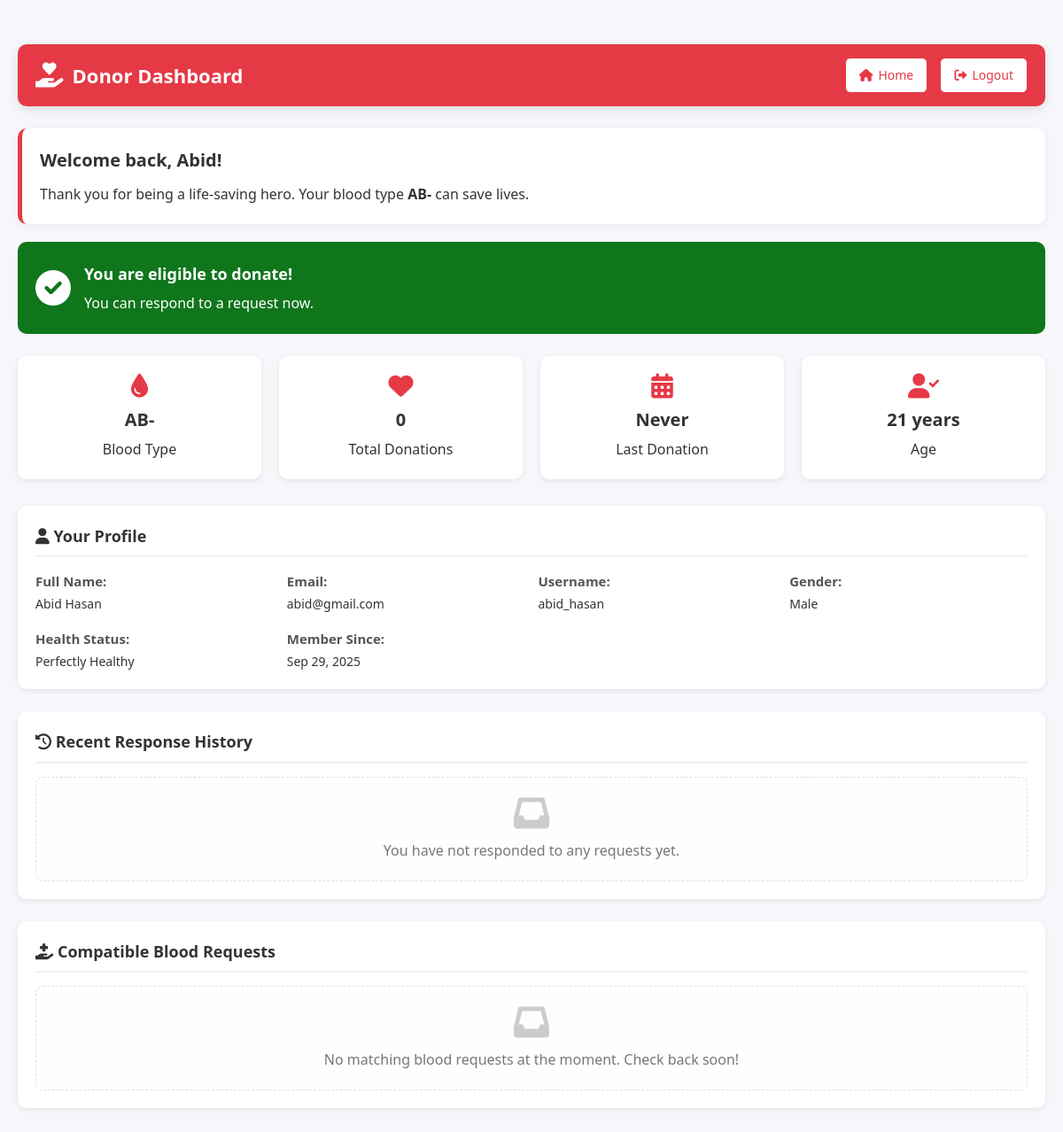
The app's page /donors/dashboard.php (signed in), older data.
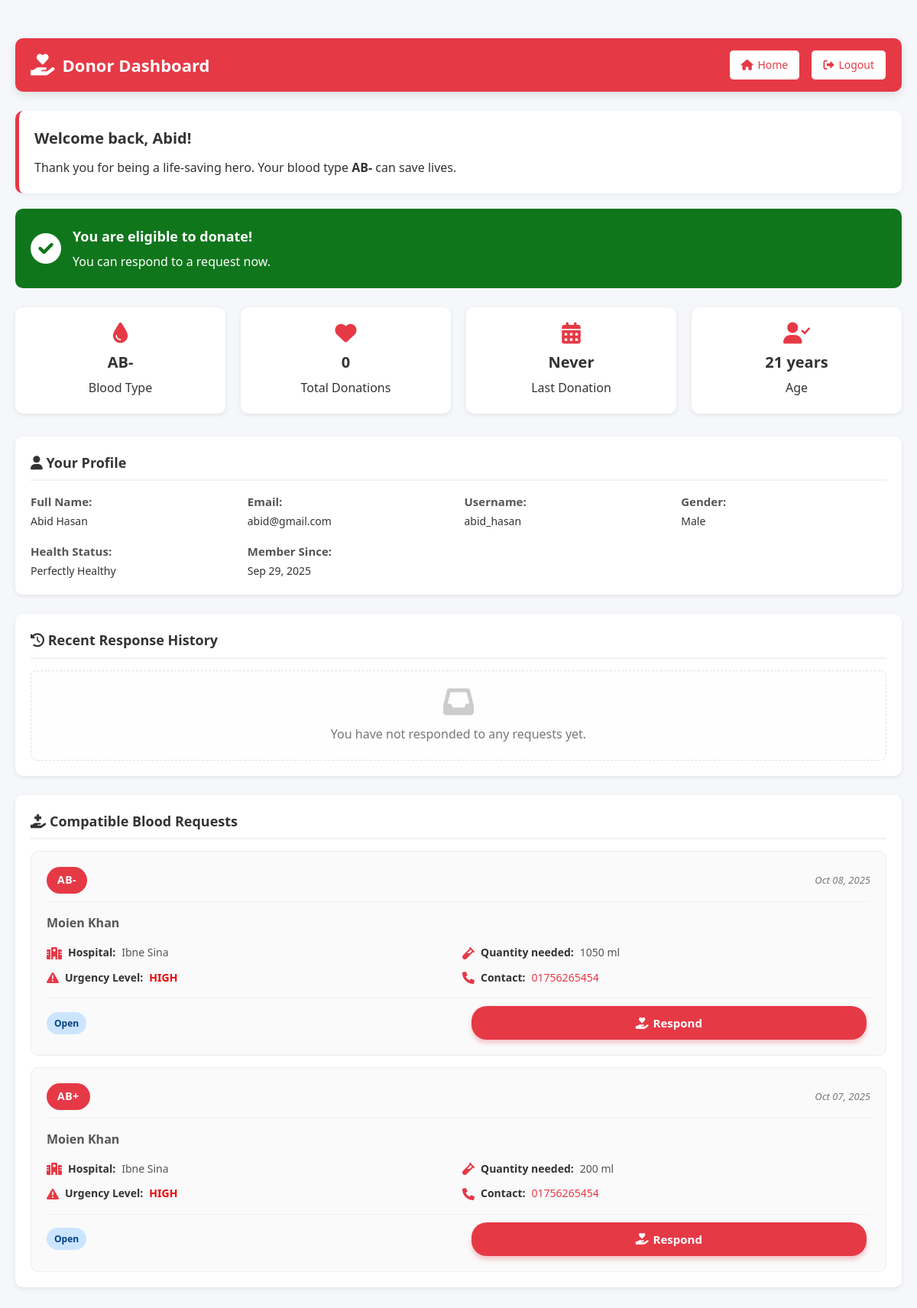
The same page, newer data.
### tables this page shows
CREATE TABLE `donors` (
  `id` int(11) NOT NULL,
  `user_id` int(11) NOT NULL,
  `age` int(11) NOT NULL,
  `blood_type_id` int(11) NOT NULL,
  `gender` enum('Male','Female','Other') NOT NULL,
  `last_donation_date` date DEFAULT NULL,
  `health_status` text DEFAULT NULL,
  `location` varchar(255) DEFAULT NULL,
  `phone` varchar(20) DEFAULT NULL
);

CREATE TABLE `users` (
  `id` int(11) NOT NULL,
  `first_name` varchar(100) NOT NULL,
  `last_name` varchar(100) NOT NULL,
  `username` varchar(50) NOT NULL,
  `password` varchar(255) NOT NULL,
  `email` varchar(100) NOT NULL,
  `role` enum('donor','recipient') NOT NULL,
  `created_at` timestamp NOT NULL DEFAULT current_timestamp()
);

CREATE TABLE `blood_types` (
  `id` int(11) NOT NULL,
  `type` enum('A+','A-','B+','B-','AB+','AB-','O+','O-') NOT NULL
);

CREATE TABLE `requests` (
  `id` int(11) NOT NULL,
  `recipient_id` int(11) NOT NULL,
  `blood_type_id` int(11) NOT NULL,
  `quantity_ml` int(11) NOT NULL,
  `request_date` date NOT NULL,
  `status` enum('Open','Fulfilled','Canceled') NOT NULL
);

CREATE TABLE `recipients` (
  `id` int(11) NOT NULL,
  `user_id` int(11) NOT NULL,
  `blood_type_id` int(11) NOT NULL,
  `urgency_level` enum('Low','Medium','High') NOT NULL,
  `hospital` varchar(100) DEFAULT NULL,
  `phone` varchar(20) DEFAULT NULL
);

### donors/dashboard.php (the view, shortened to what this page needs)
<?php
require_once '../config/db_connection.php';
$user_id = $_SESSION['user_id'];
$user_query = "
    SELECT
        u.first_name, u.last_name, u.username, u.email, u.created_at,
        d.id AS donor_id,
        d.age,
        d.gender,
        d.health_status,
        bt.type AS blood_type,
        d.blood_type_id
    FROM
        users u
    LEFT JOIN
        donors d ON u.id = d.user_id
    LEFT JOIN
        blood_types bt ON d.blood_type_id = bt.id
    WHERE
        u.id = ?
";
$stmt = $conn->prepare($user_query);
$stmt->bind_param("i", $user_id);
$stmt->execute();
$result = $stmt->get_result();
$user = $result->fetch_assoc();
$donor_id = $user['donor_id'];
$donor_blood_type_id = $user['blood_type_id'];
$stats_query = "
    SELECT
        MAX(response_date) AS calculated_last_response_date,
        COUNT(*) AS total_accepted_responses
    FROM responses
    WHERE donor_id = ? AND status = 'Accepted'
";
$stmt = $conn->prepare($stats_query);
$stmt->bind_param("i", $donor_id);
$stmt->execute();
$stats_result = $stmt->get_result();
$stats = $stats_result->fetch_assoc();
$user['calculated_last_response_date'] = $stats['calculated_last_response_date'];
$user['total_accepted_responses'] = $stats['total_accepted_responses'];
$response_history_query = "
    SELECT
        res.response_date,
        res.status,
        req.quantity_ml,
        rec.hospital
    FROM responses res
    JOIN requests req ON res.request_id = req.id
    JOIN recipients rec ON req.recipient_id = rec.id
    WHERE res.donor_id = ?
    ORDER BY res.response_date DESC
    LIMIT 5
";
$stmt = $conn->prepare($response_history_query);
$stmt->bind_param("i", $donor_id);
$stmt->execute();
$response_history_result = $stmt->get_result();
$eligible_for_donation = true;
$requests_query = "
    SELECT
        r.*,
        rec.hospital,
        rec.phone,
        rec.urgency_level,
        rec.user_id AS recipient_user_id,
        u.first_name,
        u.last_name,
        bt.type AS blood_type_needed,
        res.id AS response_id,
        res.status AS response_status
    FROM
        requests r
    JOIN
        recipients rec ON r.recipient_id = rec.id
    JOIN
        users u ON rec.user_id = u.id
    JOIN
        blood_types bt ON r.blood_type_id = bt.id
    JOIN
        compatibility comp ON r.blood_type_id = comp.recipient_type_id
    LEFT JOIN
        responses res ON r.id = res.request_id AND res.donor_id = ?
    WHERE
        r.status = 'Open'
        AND comp.donor_type_id = ?
    ORDER BY
        r.request_date DESC
    LIMIT 10;
";
$stmt = $conn->prepare($requests_query);
$stmt->bind_param("ii", $donor_id, $donor_blood_type_id);
$stmt->execute();
$requests_result = $stmt->get_result();
?>
<!DOCTYPE html>
<html lang="en">
<head>
    <link rel="stylesheet" href="donor_style.css">
    <link href="https://cdnjs.cloudflare.com/ajax/libs/font-awesome/6.0.0/css/all.min.css" rel="stylesheet">
</head>
<body>
    <div class="dashboard-container">
        <div class="dashboard-header">
            <div class="dashboard-title">
                <i class="fas fa-hand-holding-heart"></i>
                <h1>Donor Dashboard</h1>
            </div>
            <div class="dashboard-nav">
                <a href="../index.php" class="btn btn-secondary">
                    <i class="fas fa-home"></i> Home
                </a>
                <a href="logout.php" class="btn btn-danger">
                    <i class="fas fa-sign-out-alt"></i> Logout
                </a>
            </div>
        </div>
        <div class="dashboard-content">
            <div class="welcome-card">
                <h2>Welcome back, <?php echo htmlspecialchars($user['first_name']); ?>!</h2>
                <p>Thank you for being a life-saving hero. Your blood type <strong><?php echo htmlspecialchars($user['blood_type']); ?></strong> can save lives.</p>
            </div>
            <div class="eligibility-card <?php echo $eligible_for_donation ? 'eligible' : 'not-eligible'; ?>">
                <div class="eligibility-icon">
                    <i class="fas <?php echo $eligible_for_donation ? 'fa-check-circle' : 'fa-clock'; ?>"></i>
                </div>
                <div class="eligibility-content">
                    <?php if ($eligible_for_donation): ?>
                        <h3>You are eligible to donate!</h3>
                        <p>You can respond to a request now.</p>
                    <?php endif; ?>
                </div>
            </div>
            <div class="stats-grid">
                <div class="stat-card">
                    <i class="fas fa-tint"></i>
                    <h3><?php echo htmlspecialchars($user['blood_type']); ?></h3>
                    <p>Blood Type</p>
                </div>
                <div class="stat-card">
                    <i class="fas fa-heart"></i>
                    <h3><?php echo $user['total_accepted_responses']; ?></h3>
                    <p>Total Donations</p>
                </div>
                <div class="stat-card">
                    <i class="fas fa-calendar-alt"></i>
                    <h3><?php echo !empty($user['calculated_last_response_date']) ? date('M d, Y', strtotime($user['calculated_last_response_date'])) : 'Never'; ?></h3>
                    <p>Last Donation</p>
                </div>
                <div class="stat-card">
                    <i class="fas fa-user-check"></i>
                    <h3><?php echo $user['age']; ?> years</h3>
                    <p>Age</p>
                </div>
            </div>
            <div class="section-card">
                <div class="section-header">
                    <h3><i class="fas fa-user"></i> Your Profile</h3>
                </div>
                <div class="profile-grid">
                    <div class="profile-item">
                        <strong>Full Name:</strong>
                        <span><?php echo htmlspecialchars($user['first_name'] . ' ' . $user['last_name']); ?></span>
                    </div>
                    <div class="profile-item">
                        <strong>Email:</strong>
                        <span><?php echo htmlspecialchars($user['email']); ?></span>
                    </div>
                    <div class="profile-item">
                        <strong>Username:</strong>
                        <span><?php echo htmlspecialchars($user['username']); ?></span>
                    </div>
                    <div class="profile-item">
                        <strong>Gender:</strong>
                        <span><?php echo htmlspecialchars($user['gender']); ?></span>
                    </div>
                    <div class="profile-item">
                        <strong>Health Status:</strong>
                        <span><?php echo htmlspecialchars($user['health_status']); ?></span>
                    </div>
                    <div class="profile-item">
                        <strong>Member Since:</strong>
                        <span><?php echo date('M d, Y', strtotime($user['created_at'])); ?></span>
                    </div>
                </div>
            </div>
            <div class="section-card">
                <div class="section-header">
                    <h3><i class="fas fa-history"></i> Recent Response History</h3>
                </div>
                <?php if ($response_history_result->num_rows > 0): ?>
                    <div class="table-responsive">
                        <table class="data-table">
                            <thead>
                                <tr>
                                    <th>Date</th>
                                    <th>Recipient Hospital</th>
                                    <th>Quantity</th>
                                    <th>Status</th>
                                </tr>
                            </thead>
                            <tbody>
                                <?php while ($response = $response_history_result->fetch_assoc()): ?>
                                    <tr>
                                        <td><?php echo date('M d, Y', strtotime($response['response_date'])); ?></td>
                                        <td><?php echo htmlspecialchars($response['hospital']); ?></td>
                                        <td><?php echo $response['quantity_ml']; ?> ml</td>
                                        <td>
                                            <span class="status-badge status-<?php echo strtolower($response['status']); ?>">
                                                <?php echo $response['status']; ?>
                                            </span>
                                        </td>
                                    </tr>
                                <?php endwhile; ?>
                            </tbody>
                        </table>
                    </div>
                <?php else: ?>
                    <div class="empty-state">
                        <i class="fas fa-inbox"></i>
                        <p>You have not responded to any requests yet.</p>
                    </div>
                <?php endif; ?>
            </div>
            <div class="section-card">
                <div class="section-header">
                    <h3><i class="fas fa-hand-holding-medical"></i> Compatible Blood Requests</h3>
                </div>
                <?php if ($requests_result->num_rows > 0): ?>
                    <div class="requests-list">
                        <?php while ($request = $requests_result->fetch_assoc()): ?>
                            <div class="request-item <?php echo !$eligible_for_donation ? 'not-eligible' : ''; ?>">
                                <div class="request-header">
                                    <span class="blood-type-badge"><?php echo htmlspecialchars($request['blood_type_needed']); ?></span>
                                    <span class="request-date"><?php echo date('M d, Y', strtotime($request['request_date'])); ?></span>
                                </div>
                                <div class="request-body">
                                    <p class="request-name">
                                        <strong><?php echo htmlspecialchars($request['first_name'] . ' ' . $request['last_name']); ?></strong>
                                    </p>
                                    <p class="request-hospital">
                                        <i class="fas fa-hospital"></i>
                                        <span class="label">Hospital:</span>
                                        <?php echo htmlspecialchars($request['hospital']); ?>
                                    </p>
                                    <p class="request-quantity">
                                        <i class="fas fa-vial"></i>
                                        <span class="label">Quantity needed:</span>
                                        <?php echo htmlspecialchars($request['quantity_ml']); ?> ml
                                    </p>
                                    <p class="request-urgency">
                                        <i class="fas fa-exclamation-triangle"></i>
                                        <span class="label">Urgency Level:</span>
                                        <span class="urgency <?php echo strtolower($request['urgency_level']); ?>">
                                            <?php echo htmlspecialchars($request['urgency_level']); ?>
                                        </span>
                                    </p>
                                    <p class="request-contact">
                                        <i class="fas fa-phone"></i>
                                        <span class="label">Contact:</span>
                                        <?php if (!empty($request['phone'])): ?>
                                            <a href="tel:<?php echo htmlspecialchars($request['phone']); ?>" class="contact-link">
                                                <?php echo htmlspecialchars($request['phone']); ?>
                                            </a>
                                        <?php else: ?>
                                            <span class="text-muted">Not available</span>
                                        <?php endif; ?>
                                    </p>
                                </div>
                                <div class="request-footer">
                                    <span class="status-badge status-<?php echo strtolower($request['status']); ?>">
                                        <?php echo htmlspecialchars($request['status']); ?>
                                    </span>
                                    <?php if ($eligible_for_donation): ?>
                                        <?php if (empty($request['response_id'])): ?>
                                            <a href="respond.php?request_id=<?php echo $request['id']; ?>" class="btn btn-primary">
                                                <i class="fas fa-hand-holding-heart"></i> Respond
                                            </a>
                                        <?php endif; ?>
                                    <?php else: ?>
                                        <button class="btn btn-disabled" disabled title="You are not eligible to donate yet">
                                            <i class="fas fa-lock"></i> Not Eligible
                                        </button>
                                    <?php endif; ?>
                                </div>
                            </div>
                        <?php endwhile; ?>
                    </div>
                <?php else: ?>
                    <div class="empty-state">
                        <i class="fas fa-inbox"></i>
                        <p>No matching blood requests at the moment. Check back soon!</p>
                    </div>
                <?php endif; ?>
            </div>
        </div>
    </div>
</body>
</html>

Row changes from the older to the newer data that the page shows:
added requests: blood_type.type "AB-", request_date "Oct 08, 2025", users.first_name+last_name "Moien Khan", recipient.hospital "Ibne Sina", quantity_ml "1050", recipient.urgency_level "HIGH", recipient.phone "01756265454", status "Open"
added requests: blood_type.type "AB+", request_date "Oct 07, 2025", users.first_name+last_name "Moien Khan", recipient.hospital "Ibne Sina", quantity_ml "200", recipient.urgency_level "HIGH", recipient.phone "01756265454", status "Open"
Text that changed along with them:
text no longer shown: "No matching blood requests at the moment. Check back soon!"
